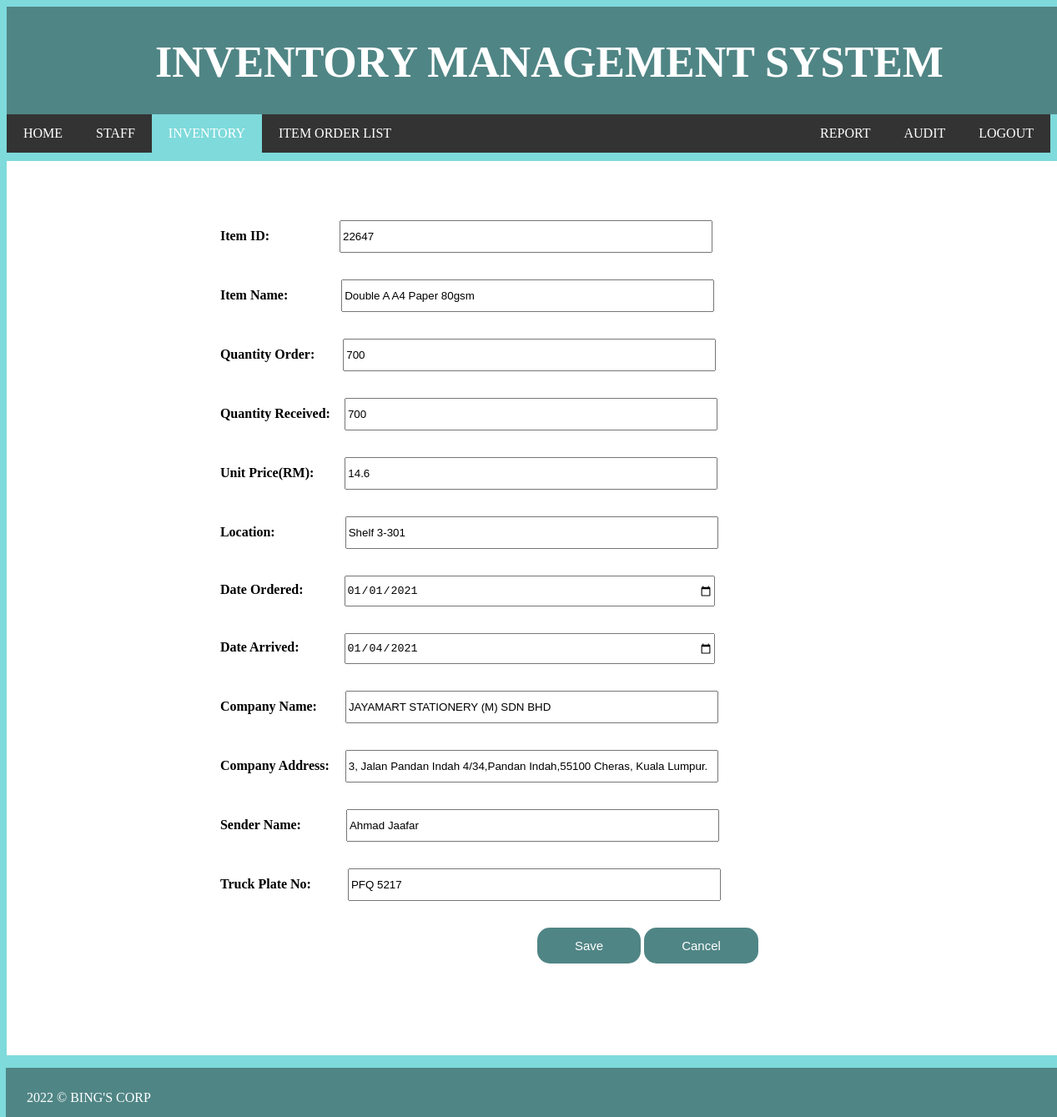
Screenshot of /ApplicationLayer/ManageInventory/editItem.php?ItemID=22647 with the database file from the repository.
### tables this page shows
CREATE TABLE `inventory` (
  `ItemID` int(11) NOT NULL,
  `itemName` varchar(100) NOT NULL,
  `qtorder` int(11) NOT NULL,
  `qtreceived` int(11) NOT NULL,
  `unitPrice` double NOT NULL,
  `location` varchar(50) NOT NULL,
  `dateOrder` date NOT NULL,
  `dateArrived` date NOT NULL,
  `companyName` varchar(100) NOT NULL,
  `companyAddress` varchar(200) NOT NULL,
  `senderName` varchar(100) NOT NULL,
  `truckPlateNo` varchar(50) NOT NULL
);

### ApplicationLayer/ManageInventory/editItem.php (the view, shortened to what this page needs)
<?php
$db = mysqli_connect("localhost","root","","myDatabase");
$ItemID = $_GET['ItemID'];
$qry = mysqli_query($db,"select ItemID, itemName, qtorder, qtreceived, unitPrice, location, dateOrder, dateArrived, companyName,
companyAddress, senderName, truckPlateNo from inventory where ItemID='$ItemID'");
$row = mysqli_fetch_array($qry);
?>
<!DOCTYPE html>
<html>
<head>
	<link href="https://maxcdn.bootstrapcdn.com/font-awesome/4.7.0/css/font-awesome.min.css" rel="stylesheet"/>
</head>
<body>
	<div class="header">
  <h1>INVENTORY MANAGEMENT SYSTEM</h1>
</div>
<ul>
  <li><a href="http://localhost/ivms/login/Admin%20login/h.php">HOME</a></li>
  <li><a href="http://localhost/IVMS/ApplicationLayer/ManageStaffInformation/myInfo.php">STAFF</a></li>
  <li><a class="activeNav" href="http://localhost/IVMS/ApplicationLayer/ManageInventory/In_Item.php">INVENTORY</a></li>
  <li><a href="http://localhost/IVMS/ApplicationLayer/ManageItemOrderList/Item%20Order%20List%20Home.php">ITEM ORDER LIST</a></li>
  <li style="float:right"><a href="http://localhost/ivms/login/">LOGOUT</a></li>
  <li style="float:right"><a href="http://localhost/IVMS/ApplicationLayer/Audit%20Report/auditlist.php">AUDIT</a></li>
  <li style="float:right"><a href="http://localhost/IVMS/ApplicationLayer/GenerateReport/GenerateReport.php">REPORT</a></li>
	</ul>
<div class="column1">
	<form action="" method="POST">
    <table>
    	<br><br><br><tr>
    		<td colspan="3"><b>Item ID: </b>
			<input class="userin" style="margin-left:80px;" type="text" name="ItemID" value="<?php echo $row['ItemID']; ?>" readonly></td>
    	</tr>
		<tr>
    		<td colspan="3"><b>Item Name: </b>
			<input class="userin" style="margin-left:60px;" type="text" name="itemName" value="<?php echo $row['itemName']; ?>" required></td>
    	</tr>
		<tr>
    		<td colspan="3"><b>Quantity Order: </b>
			<input class="userin" style="margin-left:30px;" type="text" name="qtorder" value="<?php echo $row['qtorder']; ?>" required></td>
    	</tr>
		<tr>
    		<td colspan="3"><b>Quantity Received: </b>
			<input class="userin" style="margin-left:13px;" type="text" name="qtreceived" value="<?php echo $row['qtreceived']; ?>" required></td>
    	</tr>
		<tr>
    		<td colspan="3"><b>Unit Price(RM): </b>
			<input class="userin" style="margin-left:33px;" type="text" name="unitPrice" value="<?php echo $row['unitPrice']; ?>" required></td>
    	</tr>
		<tr>
    		<td colspan="3"><b>Location: </b>
			<input class="userin" style="margin-left:80px;" type="text" name="location" value="<?php echo $row['location']; ?>" required></td>
    	</tr>
		<tr>
    		<td colspan="3"><b>Date Ordered: </b>
			<input class="userin" style="margin-left:45px;" type="date" name="dateOrder" value="<?php echo $row['dateOrder']; ?>" required></td>
    	</tr>
		<tr>
    		<td colspan="3"><b>Date Arrived: </b>
			<input class="userin" style="margin-left:50px;" type="date" name="dateArrived" value="<?php echo $row['dateArrived']; ?>" required></td>
    	</tr>
		<tr>
    		<td colspan="3"><b>Company Name: </b>
			<input class="userin" style="margin-left:30px;" type="text" name="companyName" value="<?php echo $row['companyName']; ?>" required></td>
    	</tr>
		<tr>
    		<td colspan="3"><b>Company Address: </b>
			<input class="userin" style="margin-left:15px;" type="text" name="companyAddress" value="<?php echo $row['companyAddress']; ?>" required></td>
    	</tr>
		<tr>
    		<td colspan="3"><b>Sender Name: </b><input class="userin" style="margin-left:50px;" name="senderName" value="<?php echo $row['senderName']; ?>" required></td>
    	</tr>
		<tr>
    		<td colspan="3"><b>Truck Plate No: </b><input class="userin" style="margin-left:40px;" name="truckPlateNo" value="<?php echo $row['truckPlateNo']; ?>" required></td>
    	</tr>
    	<tr><td><input class="button" style="margin-left:380px;" type="submit" name="update" value="Save">
		<input class="button" type="submit" name="cancel" value="Cancel" ></td></tr>
    </table>
	</form>
</div>
<div style="margin-top:380px;" class="footer">
  <p style="color:white;margin-top:25px;">2022 &#169; BING'S CORP</p>
  </div>
</body>
</html>

### ApplicationLayer/ManageInventory/editItem.php (style rules this page uses)
.header { text-align: center; background: #508585; color: white; font-size: 26px; font-family: cooper black; width: 100%; height:120px; padding: 2px 25px 7px; }
.column1 { background-color: white; margin-left: 0px; margin-right: 5px; margin-top: 10px; float: left; width: 100%; padding: 0px 25px 7px; height: 1065px; }
table { width: 65%; margin:auto; }
td { padding-top: 15px; padding-bottom: 15px; padding-left: 10px; text-align: left; width: 40%; }
.userin { width: 55%; height: 33px; }
.button { display: inline-block; text-align: center; padding: 13px 45px 13px; border:none; background-color: #508585; color: white; font-size: 15px; border-radius: 15px; }
ul { list-style-type: none; margin: 0; padding: 0; overflow: hidden; background-color: #333; }
li { float: left; }
li a { display: block; color: white; font-family: cooper black; text-align: center; padding: 14px 20px; text-decoration: none; }
.activeNav { background-color: #7EDADB; }
body { background-color: #7EDADB }
.footer { position: absolute; background-color: #508585; height: 50px; width: 100%; padding: 2px 25px 7px; top: 900px; left: 7px; }

### rows the page displays
inventory: ItemID "22647", itemName "Double A A4 Paper 80gsm", qtorder "700", qtreceived "700", unitPrice "14.6", location "Shelf 3-301", dateOrder "01/01/2021", dateArrived "01/04/2021", companyName "JAYAMART STATIONERY (M) SDN BHD", companyAddress "3, Jalan Pandan Indah 4/34,Pandan Indah,55100 Cheras, Kuala Lumpur.", senderName "Ahmad Jaafar", truckPlateNo "PFQ 5217"
